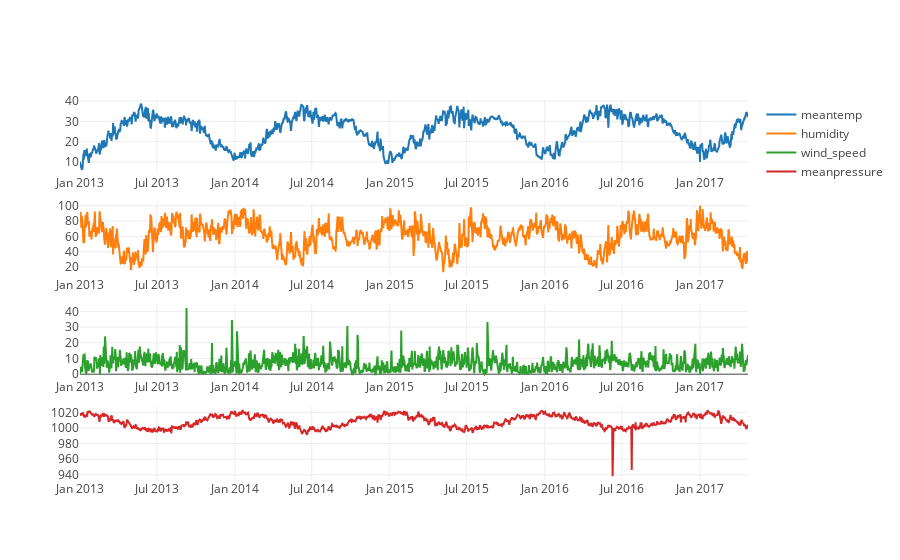

The cell this chart's notebook holds for it:
### Markdown cell above
### Wykres wartości

### Code cell
from plotly.subplots import make_subplots

def plot_all(df):
    fig=make_subplots(rows=4, cols=1)
    
    fig.append_trace(go.Scatter(
        x=pd.to_datetime(df.index.values),
        y=df['meantemp'],
        name='meantemp'
    ), row=1, col=1)
    
    fig.append_trace(go.Scatter(
        x=pd.to_datetime(df.index.values),
        y=df['humidity'],
        name='humidity'
    ), row=2, col=1)
    
    fig.append_trace(go.Scatter(
        x=pd.to_datetime(df.index.values),
        y=df['wind_speed'],
        name='wind_speed'
    ), row=3, col=1)
    
    fig.append_trace(go.Scatter(
        x=pd.to_datetime(df.index.values),
        y=df['meanpressure'],
        name='meanpressure'
    ), row=4, col=1)
    
    fig.show()
    
plot_all(df_full)

### Figure 1 — Plotly figure (JSON) as saved in the notebook; plotly's stock layout.template omitted (floating-point values rounded to 4 significant figures; data arrays with more than 128 entries replaced by an {"elided": "..."} marker saying what was removed)
{"data": [{"name": "meantemp", "type": "scatter", "uid": "9fd5c79f-e829-4276-8f93-e2d707cdeea1", "x": {"elided": "1576 str values"}, "xaxis": "x", "y": {"elided": "1576 float values"}, "yaxis": "y"}, {"name": "humidity", "type": "scatter", "uid": "381c93dc-2a4a-4d97-8c01-b68800dd6155", "x": {"elided": "1576 str values"}, "xaxis": "x2", "y": {"elided": "1576 float values"}, "yaxis": "y2"}, {"name": "wind_speed", "type": "scatter", "uid": "1517b5d0-e869-4786-835b-e5393c53e580", "x": {"elided": "1576 str values"}, "xaxis": "x3", "y": {"elided": "1576 float values"}, "yaxis": "y3"}, {"name": "meanpressure", "type": "scatter", "uid": "43d3fe4a-ff19-4cc2-80b8-2003bb871a97", "x": {"elided": "1576 str values"}, "xaxis": "x4", "y": {"elided": "1576 float values"}, "yaxis": "y4"}], "layout": {"xaxis": {"anchor": "y", "domain": [0, 1]}, "xaxis2": {"anchor": "y2", "domain": [0, 1]}, "xaxis3": {"anchor": "y3", "domain": [0, 1]}, "xaxis4": {"anchor": "y4", "domain": [0, 1]}, "yaxis": {"anchor": "x", "domain": [0.8063, 1]}, "yaxis2": {"anchor": "x2", "domain": [0.5375, 0.7312]}, "yaxis3": {"anchor": "x3", "domain": [0.2687, 0.4625]}, "yaxis4": {"anchor": "x4", "domain": [0, 0.1938]}}}
